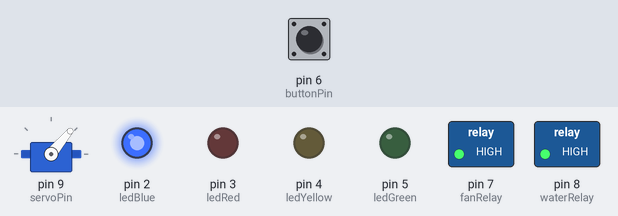
Bench run of a sketch on a simulated Arduino Uno, built with avr-gcc and run on an emulated ATmega328P. Parts: servo, switched loads named in the sketch (green lamp = pin HIGH), output pins drawn as LEDs (lit = HIGH). The test bench sets the inputs (shaded band); at power-on: pin 6 (buttonPin) HIGH. What the sketch prints to the serial monitor is not drawn.

Above: at 3.2 s.
3.3 s: pin 6 (buttonPin) pulled LOW for 0.15 s
At 3.8 s:
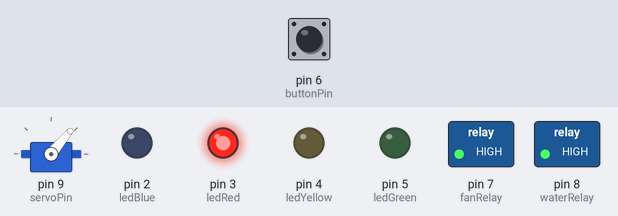
At 6.6 s:
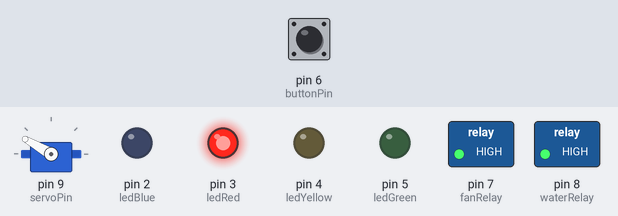
Timing chart, 0 to 38.2 s (numbered marks = the images above; inputs shaded):
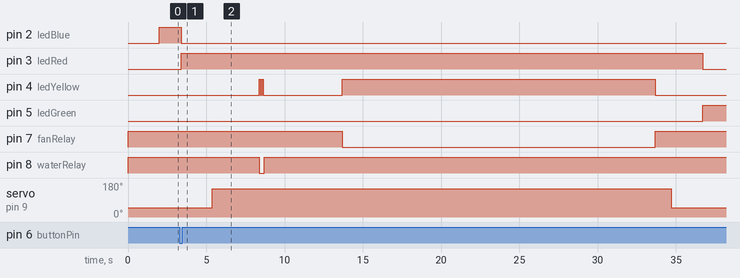

The sketch:

ledAndButtonCycle.ino
```cpp
/*
--------------------------------------------------
Pyranometer Self-Cleaning Prototype

Cycle Sequence:
1. Start raised at 50
2. Move arm down to 150 (cleaning position)
3. Pulse water pump
4. Run fan for 10 seconds
5. Return arm to 50 (raised)
6. End

LED Indicators:
- Blue   = Idle / ready
- Red    = Cycle in progress (solid)
- Yellow = Blinks during water pulse, solid during fan
- Green  = Cycle complete
--------------------------------------------------*/

#include <Servo.h>

Servo cleaningArm;

// Pin Definitions
const int servoPin   = 9;
const int buttonPin  = 6;
const int waterRelay = 8;  // Relay CH2
const int fanRelay   = 7;  // Relay CH1
const int ledBlue    = 2;
const int ledRed     = 3;
const int ledYellow  = 4;
const int ledGreen   = 5;

bool cycleRunning = false;

// --- LED Helpers ---

void setLeds(bool blue, bool red, bool yellow, bool green)
{
  digitalWrite(ledBlue,   blue   ? HIGH : LOW);
  digitalWrite(ledRed,    red    ? HIGH : LOW);
  digitalWrite(ledYellow, yellow ? HIGH : LOW);
  digitalWrite(ledGreen,  green  ? HIGH : LOW);
}

// --- Arm ---

void moveArmToClean()
{
  Serial.println("[INFO] Moving arm to cleaning position...");
  cleaningArm.write(150);
  delay(2000);
}

void moveArmHome()
{
  Serial.println("[INFO] Returning arm to home position...");
  cleaningArm.write(50);
  delay(2000);
}

// --- Actuators ---

void waterPulse()
{
  Serial.println("[INFO] Water Pulse ON");
  digitalWrite(waterRelay, LOW);

  // Blink yellow for 150ms pulse duration
  unsigned long start = millis();
  while (millis() - start < 250)
  {
    digitalWrite(ledYellow, HIGH);
    delay(50);
    digitalWrite(ledYellow, LOW);
    delay(50);
  }

  digitalWrite(waterRelay, HIGH);
  digitalWrite(ledYellow, LOW);
  Serial.println("[INFO] Water Pulse OFF");
}

void fanOn()
{
  Serial.println("[INFO] Fan ON");
  digitalWrite(fanRelay, LOW);
  digitalWrite(ledYellow, HIGH);  // Solid yellow while fan runs
}

void fanOff()
{
  Serial.println("[INFO] Fan OFF");
  digitalWrite(fanRelay, HIGH);
  digitalWrite(ledYellow, LOW);
}

// --- Cleaning Cycle ---

void runCleaningCycle()
{
  Serial.println();
  Serial.println("=================================");
  Serial.println("[INFO] STARTING CLEANING CYCLE");
  Serial.println("=================================");

  setLeds(false, true, false, false);  // Red ON — cycle in progress

  // Force home before starting
  cleaningArm.write(50);
  delay(2000);

  // Move arm to clean position
  moveArmToClean();
  delay(1000);

  // Tiny water squirt
  waterPulse();
  delay(5000);

  // Dry with fan
  fanOn();
  delay(20000);
  fanOff();
  delay(1000);

  Serial.println("[DEBUG] About to return home...");

  // Return arm
  moveArmHome();

  // Success
  setLeds(false, false, false, true);  // Green ON
  Serial.println("[SUCCESS] Cleaning Cycle Complete");
  delay(3000);

  setLeds(true, false, false, false);  // Back to blue / idle
}

void setup()
{
  Serial.begin(9600);
  Serial.println("[INFO] Initializing System...");

  pinMode(waterRelay, OUTPUT);
  pinMode(fanRelay,   OUTPUT);
  pinMode(buttonPin,  INPUT_PULLUP);
  pinMode(ledBlue,    OUTPUT);
  pinMode(ledRed,     OUTPUT);
  pinMode(ledYellow,  OUTPUT);
  pinMode(ledGreen,   OUTPUT);

  // Relays OFF
  digitalWrite(waterRelay, HIGH);
  digitalWrite(fanRelay,   HIGH);

  // Attach AFTER pinMode, write position immediately
  cleaningArm.attach(servoPin);
  cleaningArm.write(50);
  delay(2000);

  setLeds(true, false, false, false);  // Blue ON — idle
  Serial.println("[INFO] System Ready — Waiting for button press...");
}

void loop()
{
  if (digitalRead(buttonPin) == LOW && !cycleRunning)
  {
    delay(50);  // debounce
    cycleRunning = true;
    runCleaningCycle();
    cycleRunning = false;
    while (digitalRead(buttonPin) == LOW);
  }
}
```

Measured:
- after the input at 3.3 s, pin 2 (ledBlue): HIGH → LOW after 0.09 s; pin 3 (ledRed): LOW → HIGH after 0.09 s, → LOW 33.3 s later; pin 5 (ledGreen): LOW → HIGH after 33.4 s; pin 7 (fanRelay): HIGH → LOW after 10.4 s, → HIGH 20.0 s later; pin 8 (waterRelay): HIGH → LOW after 5.1 s, → HIGH 0.30 s later
